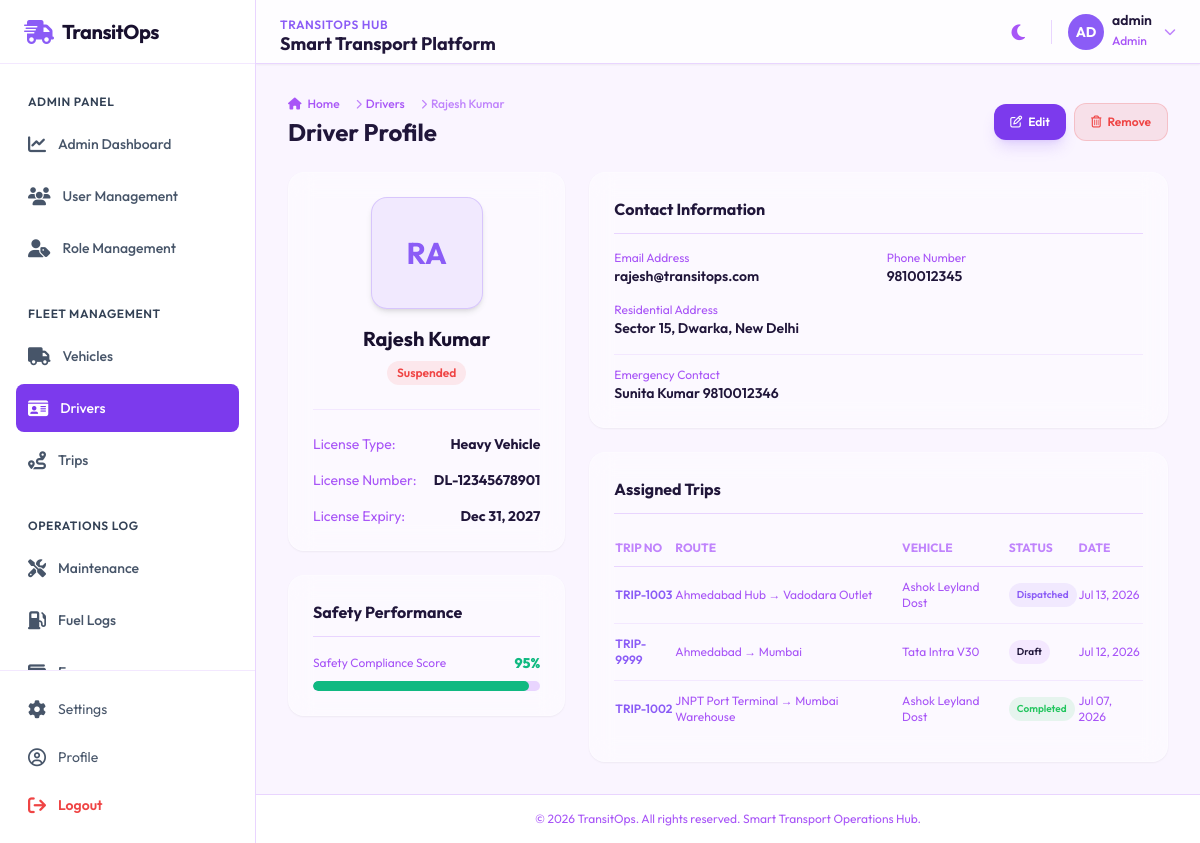
The page /drivers/17/ (signed in) on the database its author committed.
### accounts/models.py (models this page shows, shortened)
class Profile(models.Model):
    ROLE_CHOICES = [
        ('Admin', 'Admin'),
        ('Fleet Manager', 'Fleet Manager'),
        ('Dispatcher', 'Dispatcher'),
        ('Safety Officer', 'Safety Officer'),
        ('Financial Analyst', 'Financial Analyst'),
    ]
    user = models.OneToOneField(User, on_delete=models.CASCADE, related_name='profile')
    role = models.CharField(max_length=50, choices=ROLE_CHOICES, default='Fleet Manager')
    phone = models.CharField(max_length=20, blank=True)
    photo = models.ImageField(upload_to='profiles/', blank=True, null=True)
    raw_password = models.CharField(max_length=128, blank=True, default='password123')

### drivers/models.py (models this page shows, shortened)
class Driver(models.Model):
    STATUS_CHOICES = [
        ('Available', 'Available'),
        ('On Trip', 'On Trip'),
        ('Off Duty', 'Off Duty'),
        ('Suspended', 'Suspended'),
    ]
    LICENSE_CATEGORY_CHOICES = [
        ('A', 'Class A CDL'),
        ('B', 'Class B CDL'),
        ('C', 'Class C CDL'),
        ('D', 'Class D Standard'),
    ]
    name = models.CharField(max_length=100)
    photo = models.ImageField(upload_to='drivers/', blank=True, null=True)
    license_number = models.CharField(max_length=50, unique=True)
    license_category = models.CharField(max_length=20, choices=LICENSE_CATEGORY_CHOICES)
    license_expiry_date = models.DateField()
    phone = models.CharField(max_length=20)
    email = models.EmailField()
    safety_score = models.PositiveIntegerField(default=100, help_text="Driver Safety Score (0-100)")
    address = models.TextField()
    emergency_contact = models.CharField(max_length=100)
    status = models.CharField(max_length=20, choices=STATUS_CHOICES, default='Available')
    @property
    def is_license_expired(self):
        return self.license_expiry_date < timezone.now().date()

### trips/models.py (models this page shows, shortened)
class Trip(models.Model):
    STATUS_CHOICES = [
        ('Draft', 'Draft'),
        ('Dispatched', 'Dispatched'),
        ('Completed', 'Completed'),
        ('Cancelled', 'Cancelled'),
    ]
    trip_number = models.CharField(max_length=50, unique=True)
    source = models.CharField(max_length=150)
    destination = models.CharField(max_length=150)
    vehicle = models.ForeignKey(Vehicle, on_delete=models.CASCADE, related_name='trips')
    driver = models.ForeignKey(Driver, on_delete=models.CASCADE, related_name='trips')
    cargo_weight = models.DecimalField(max_digits=10, decimal_places=2, help_text="Cargo Weight (kg)")
    expected_distance = models.DecimalField(max_digits=10, decimal_places=2, help_text="Expected Distance (km)")
    start_date = models.DateTimeField()
    end_date = models.DateTimeField(blank=True, null=True)
    status = models.CharField(max_length=20, choices=STATUS_CHOICES, default='Draft')
    notes = models.TextField(blank=True)

### vehicles/models.py (models this page shows, shortened)
class Vehicle(models.Model):
    STATUS_CHOICES = [
        ('Available', 'Available'),
        ('On Trip', 'On Trip'),
        ('In Shop', 'In Shop'),
        ('Retired', 'Retired'),
    ]
    VEHICLE_TYPE_CHOICES = [
        ('Cargo Van', 'Cargo Van'),
        ('Light Truck', 'Light Truck'),
        ('Heavy Truck', 'Heavy Truck'),
        ('Semi-Trailer', 'Semi-Trailer'),
    ]
    registration_number = models.CharField(max_length=50, unique=True)
    name = models.CharField(max_length=100)
    model = models.CharField(max_length=100)
    vehicle_type = models.CharField(max_length=50, choices=VEHICLE_TYPE_CHOICES)
    max_load_capacity = models.DecimalField(max_digits=10, decimal_places=2, help_text="Maximum Load Capacity (kg)")
    current_odometer = models.PositiveIntegerField(help_text="Current Odometer (km)")
    acquisition_cost = models.DecimalField(max_digits=12, decimal_places=2)
    purchase_date = models.DateField()
    status = models.CharField(max_length=20, choices=STATUS_CHOICES, default='Available')
    image = models.ImageField(upload_to='vehicles/', blank=True, null=True)

### accounts/decorators.py (the view)
        def wrapped_view(request, *args, **kwargs):
            if not request.user.is_authenticated:
                return redirect('login')
            user_role = None
            if hasattr(request.user, 'profile') and request.user.profile:
                user_role = request.user.profile.role
            if request.user.is_superuser or user_role == 'Admin' or user_role in roles:
                return view_func(request, *args, **kwargs)
            messages.error(request, f"Access denied. Your role '{user_role}' does not have permission to access this page.")
            if user_role == 'Admin':
                return redirect('admin_dashboard')
            else:
                return redirect('dashboard')

### templates/drivers/detail.html (shortened to what this page needs)
{% extends 'base.html' %}
{% block breadcrumbs %}
<div class="mb-6 flex flex-wrap items-center justify-between gap-4">
    <div>
        <nav class="flex text-xs text-slate-500 dark:text-slate-400 font-medium" aria-label="Breadcrumb">
            <ol class="inline-flex items-center space-x-1 md:space-x-3">
                <li class="inline-flex items-center">
                    <a href="{% url 'dashboard' %}" class="inline-flex items-center gap-1.5 hover:text-blue-500">
                        <i class="fa-solid fa-house"></i> Home
                    </a>
                </li>
                <li>
                    <div class="flex items-center">
                        <i class="fa-solid fa-chevron-right text-[10px] mx-1 text-slate-400"></i>
                        <a href="{% url 'driver_list' %}" class="hover:text-blue-500">Drivers</a>
                    </div>
                </li>
                <li>
                    <div class="flex items-center">
                        <i class="fa-solid fa-chevron-right text-[10px] mx-1 text-slate-400"></i>
                        <span class="text-slate-400 dark:text-slate-500">{{ driver.name }}</span>
                    </div>
                </li>
            </ol>
        </nav>
        <h2 class="text-2xl font-bold text-slate-800 dark:text-white mt-1">Driver Profile</h2>
    </div>
    <div class="flex items-center gap-2">
        <a href="{% url 'driver_update' pk=driver.pk %}" class="flex items-center gap-1.5 rounded-xl bg-blue-600 px-4 py-2.5 text-xs font-semibold text-white shadow-lg shadow-blue-500/20 hover:bg-blue-500 transition-all">
            <i class="fa-regular fa-pen-to-square"></i> Edit
        </a>
        <a href="{% url 'driver_delete' pk=driver.pk %}" class="flex items-center gap-1.5 rounded-xl bg-red-600/10 border border-red-500/20 text-red-500 px-4 py-2.5 text-xs font-semibold hover:bg-red-650 hover:text-white transition-all">
            <i class="fa-regular fa-trash-can"></i> Remove
        </a>
    </div>
</div>
{% endblock %}
{% block content %}
<div class="grid grid-cols-1 lg:grid-cols-3 gap-6">
    <div class="lg:col-span-1 space-y-6">
        <div class="rounded-2xl glass-card overflow-hidden shadow-sm">
            <div class="p-6 text-center">
                {% if driver.photo %}
                    <img src="{{ driver.photo.url }}" alt="{{ driver.name }}" class="h-28 w-28 rounded-2xl mx-auto object-cover border border-slate-200 dark:border-slate-850 shadow-md">
                {% else %}
                    <div class="flex h-28 w-28 items-center justify-center rounded-2xl bg-blue-500/10 text-blue-500 border border-blue-500/25 font-bold text-3xl uppercase mx-auto shadow-md">
                        {{ driver.name|slice:":2" }}
                    </div>
                {% endif %}
                <h3 class="text-xl font-bold text-slate-850 dark:text-white mt-4">{{ driver.name }}</h3>
                <span class="inline-flex rounded-full px-2.5 py-0.5 text-xs font-semibold leading-5 mt-2
                    {% if driver.status == 'Available' %} bg-emerald-500/10 text-emerald-500
                    {% elif driver.status == 'On Trip' %} bg-blue-500/10 text-blue-500
                    {% elif driver.status == 'Off Duty' %} bg-slate-500/10 text-slate-450
                    {% else %} bg-red-500/10 text-red-500 {% endif %}">
                    {{ driver.status }}
                </span>
                <div class="mt-6 border-t border-slate-100 dark:border-slate-800/80 pt-6 space-y-4 text-left text-sm">
                    <div class="flex justify-between">
                        <span class="text-slate-500">License Type:</span>
                        <span class="font-bold text-slate-800 dark:text-white">{{ driver.get_license_category_display }}</span>
                    </div>
                    <div class="flex justify-between">
                        <span class="text-slate-500">License Number:</span>
                        <span class="font-bold text-slate-800 dark:text-white">{{ driver.license_number }}</span>
                    </div>
                    <div class="flex justify-between">
                        <span class="text-slate-500">License Expiry:</span>
                        <span class="font-bold {% if driver.is_license_expired %}text-red-500{% else %}text-slate-800 dark:text-white{% endif %}">
                            {{ driver.license_expiry_date|date:"M d, Y" }}
                        </span>
                    </div>
                </div>
            </div>
        </div>
        <div class="rounded-2xl glass-card p-6 shadow-sm">
            <h3 class="text-base font-bold text-slate-800 dark:text-white border-b border-slate-200 dark:border-slate-850 pb-3 mb-4">Safety Performance</h3>
            <div class="flex items-center justify-between mb-2">
                <span class="text-xs text-slate-500">Safety Compliance Score</span>
                <span class="text-sm font-extrabold {% if driver.safety_score >= 90 %}text-emerald-500{% elif driver.safety_score >= 75 %}text-amber-500{% else %}text-red-500{% endif %}">{{ driver.safety_score }}%</span>
            </div>
            <div class="w-full bg-slate-200 dark:bg-slate-800 h-2.5 rounded-full overflow-hidden">
                <div class="h-full rounded-full safety-bar {% if driver.safety_score >= 90 %}bg-emerald-500{% elif driver.safety_score >= 75 %}bg-amber-500{% else %}bg-red-500{% endif %}" data-score="{{ driver.safety_score }}">
                </div>
            </div>
        </div>
    </div>
    <div class="lg:col-span-2 space-y-6">
        <div class="rounded-2xl glass-card p-6 shadow-sm">
            <h3 class="text-base font-bold text-slate-800 dark:text-white border-b border-slate-200 dark:border-slate-850 pb-3 mb-4">Contact Information</h3>
            <div class="grid grid-cols-1 md:grid-cols-2 gap-4 text-sm">
                <div>
                    <span class="text-xs text-slate-500 block">Email Address</span>
                    <span class="font-semibold text-slate-800 dark:text-white">{{ driver.email }}</span>
                </div>
                <div>
                    <span class="text-xs text-slate-500 block">Phone Number</span>
                    <span class="font-semibold text-slate-800 dark:text-white">{{ driver.phone }}</span>
                </div>
                <div class="md:col-span-2">
                    <span class="text-xs text-slate-500 block">Residential Address</span>
                    <span class="font-semibold text-slate-800 dark:text-white">{{ driver.address }}</span>
                </div>
                <div class="md:col-span-2 border-t border-slate-100 dark:border-slate-800/80 pt-3">
                    <span class="text-xs text-slate-500 block">Emergency Contact</span>
                    <span class="font-semibold text-slate-800 dark:text-white">{{ driver.emergency_contact }}</span>
                </div>
            </div>
        </div>
        <div class="rounded-2xl glass-card p-6 shadow-sm overflow-hidden">
            <h3 class="text-base font-bold text-slate-800 dark:text-white border-b border-slate-200 dark:border-slate-850 pb-3 mb-4">Assigned Trips</h3>
            <div class="overflow-x-auto">
                <table class="w-full text-left text-xs">
                    <thead>
                        <tr class="border-b border-slate-200 dark:border-slate-800 text-slate-400 uppercase">
                            <th class="py-2.5">Trip No</th>
                            <th class="py-2.5">Route</th>
                            <th class="py-2.5">Vehicle</th>
                            <th class="py-2.5">Status</th>
                            <th class="py-2.5">Date</th>
                        </tr>
                    </thead>
                    <tbody class="divide-y divide-slate-100 dark:divide-slate-800/80">
                        {% for trip in trips %}
                        <tr>
                            <td class="py-3 font-semibold text-slate-800 dark:text-slate-200">
                                <a href="{% url 'trip_detail' pk=trip.pk %}" class="hover:underline text-blue-500">{{ trip.trip_number }}</a>
                            </td>
                            <td class="py-3 text-slate-500 dark:text-slate-400">{{ trip.source }} &rarr; {{ trip.destination }}</td>
                            <td class="py-3 text-slate-500 dark:text-slate-400">{{ trip.vehicle.name }}</td>
                            <td class="py-3">
                                <span class="inline-flex rounded-full px-2 py-0.5 text-[10px] font-semibold leading-5
                                    {% if trip.status == 'Dispatched' %} bg-blue-500/10 text-blue-500
                                    {% elif trip.status == 'Completed' %} bg-green-500/10 text-green-500
                                    {% elif trip.status == 'Cancelled' %} bg-red-500/10 text-red-500
                                    {% else %} bg-slate-500/10 text-slate-450 {% endif %}">
                                    {{ trip.status }}
                                </span>
                            </td>
                            <td class="py-3 text-slate-500 dark:text-slate-400">{{ trip.start_date|date:"M d, Y" }}</td>
                        </tr>
                        {% empty %}
                        <tr>
                            <td colspan="5" class="py-4 text-center text-slate-400">No trips assigned to this driver.</td>
                        </tr>
                        {% endfor %}
                    </tbody>
                </table>
            </div>
        </div>
    </div>
</div>
{% endblock %}

### templates/navbar.html (shortened to what this page needs)
<header class="sticky top-0 z-30 flex h-16 w-full items-center justify-between border-b border-slate-200 bg-white/80 px-4 shadow-sm backdrop-blur dark:border-slate-800 dark:bg-slate-900/80 md:px-6">
    <div class="flex items-center gap-3">
        <div class="hidden sm:block">
            <span class="text-xs font-semibold uppercase tracking-wider text-blue-500">TransitOps Hub</span>
            <h1 class="text-lg font-bold text-slate-800 dark:text-white leading-none">Smart Transport Platform</h1>
        </div>
    </div>
    <div class="flex items-center gap-4">
        <button id="theme-toggle" class="rounded-lg p-2.5 text-slate-500 hover:bg-slate-100 hover:text-slate-700 dark:text-slate-400 dark:hover:bg-slate-800 dark:hover:text-slate-200">
            <i class="fa-solid fa-moon dark:hidden text-lg"></i>
        </button>
        <div class="relative" id="profile-dropdown-container">
            <button id="profile-dropdown-btn" class="flex items-center gap-2 rounded-full focus:outline-none focus:ring-2 focus:ring-blue-500">
                {% if user.profile.photo %}
                    <img src="{{ user.profile.photo.url }}" alt="{{ user.username }}" class="h-9 w-9 rounded-full object-cover border border-slate-200 dark:border-slate-800">
                {% else %}
                    <div class="flex h-9 w-9 items-center justify-center rounded-full bg-blue-500 text-white font-bold text-sm uppercase">
                        {{ user.username|slice:":2" }}
                    </div>
                {% endif %}
                <div class="hidden text-left md:block">
                    <p class="text-sm font-semibold text-slate-800 dark:text-white leading-none">{{ user.username }}</p>
                    <span class="text-xs text-slate-500 dark:text-slate-400 font-medium">{{ user.profile.role|default:"Fleet Member" }}</span>
                </div>
                <i class="fa-solid fa-chevron-down text-xs text-slate-400 hidden md:block ml-1"></i>
            </button>
        </div>
    </div>
</header>

### rows shown on the page
Driver: name "Rajesh Kumar", name "RA", status "Suspended", license_category "Heavy Vehicle", license_number "DL-12345678901", license_expiry_date "Dec 31, 2027", safety_score "95", email "rajesh@transitops.com", phone "9810012345", address "Sector 15, Dwarka, New Delhi", emergency_contact "Sunita Kumar 9810012346"
Trip: trip_number "TRIP-1003", source "Ahmedabad Hub", destination "Vadodara Outlet", vehicle.name "Ashok Leyland Dost", status "Dispatched", start_date "Jul 13, 2026"
Trip: trip_number "TRIP-9999", source "Ahmedabad", destination "Mumbai", vehicle.name "Tata Intra V30", status "Draft", start_date "Jul 12, 2026"
Trip: trip_number "TRIP-1002", source "JNPT Port Terminal", destination "Mumbai Warehouse", vehicle.name "Ashok Leyland Dost", status "Completed", start_date "Jul 07, 2026"

### other values the page prints
{{ user.username|slice:":2" }} "AD"
{{ user.username }} "admin"
{{ user.profile.role|default:"Fleet Member" }} "Admin"
